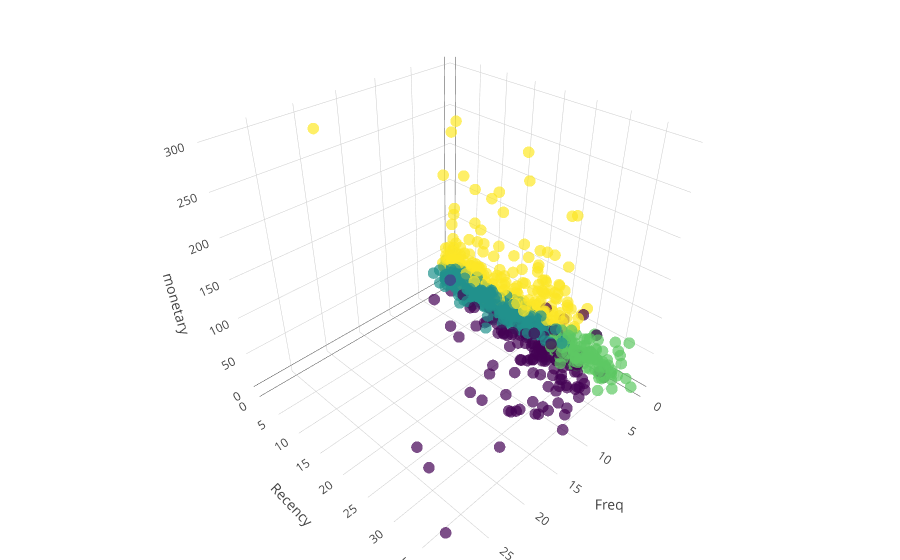

The cell this chart's notebook holds for it:
### Code cell
traces = []

x = df['frequency']
y = df['recency']
z = df['monetary_value']
c = df["km_cluster"]
marker = dict(size=4, color=c, colorscale='Viridis', opacity=0.7)
trace = go.Scatter3d(x=x, y=y, z=z, mode='markers', hovertext=c, marker=marker)
traces.append(trace)
layout = go.Layout(margin=dict( l=0,r=0,b=0,t=0), scene={'xaxis':{'title': 'Freq'}, 
                                                         'yaxis':{'title': 'Recency'}, 
                                                         'zaxis':{'title': 'monetary'}})
fig = go.Figure(data=traces, layout=layout)
po.iplot(fig, filename='3d-scatter-colorscale')

### Figure 1 — Plotly figure (JSON) as saved in the notebook; plotly's stock layout.template omitted (floating-point values rounded to 4 significant figures; data arrays with more than 128 entries replaced by an {"elided": "..."} marker saying what was removed)
{"data": [{"hovertext": {"elided": "2357 str values"}, "marker": {"color": {"elided": "2357 int values"}, "colorscale": "Viridis", "opacity": 0.7, "size": 4}, "mode": "markers", "type": "scatter3d", "uid": "da6f8846-d58b-11e8-96ee-aae9fe84485c", "x": {"elided": "2357 int values"}, "y": {"elided": "2357 float values"}, "z": {"elided": "2357 float values"}}], "layout": {"margin": {"b": 0, "l": 0, "r": 0, "t": 0}, "scene": {"xaxis": {"title": "Freq"}, "yaxis": {"title": "Recency"}, "zaxis": {"title": "monetary"}}}}
